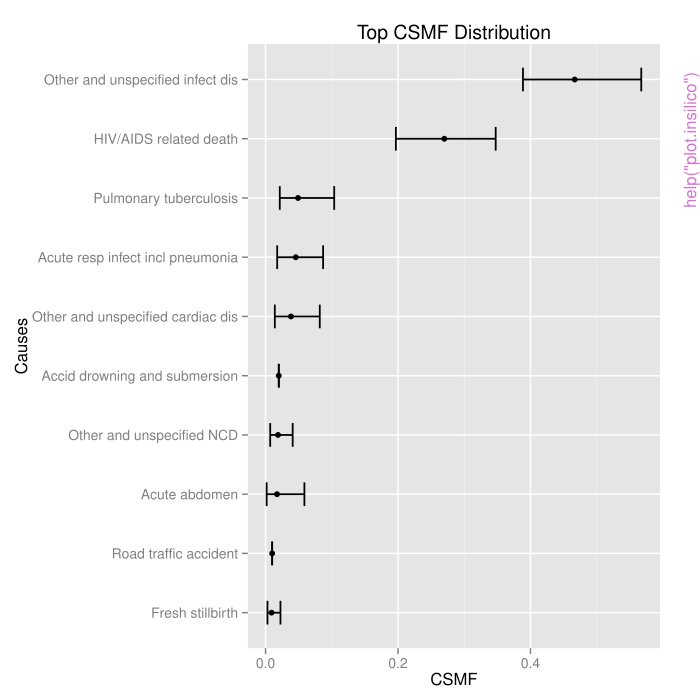

The R source for this figure:
pkgname <- "InSilicoVA"
source(file.path(R.home("share"), "R", "examples-header.R"))
options(warn = 1)
library('InSilicoVA')

base::assign(".oldSearch", base::search(), pos = 'CheckExEnv')
cleanEx()
nameEx("SampleInput_insilico")
### * SampleInput_insilico

flush(stderr()); flush(stdout())

### Name: SampleInput_insilico
### Title: 100 records of Sample Input
### Aliases: SampleInput_insilico
### Keywords: datasets

### ** Examples

data(SampleInput_insilico)



cleanEx()
nameEx("causetext")
### * causetext

flush(stderr()); flush(stdout())

### Name: causetext
### Title: Translation list of COD codes
### Aliases: causetext
### Keywords: datasets

### ** Examples

data(causetext)



cleanEx()
nameEx("condprob")
### * condprob

flush(stderr()); flush(stdout())

### Name: condprob
### Title: Conditional probability table used by InterVA-4
### Aliases: condprob
### Keywords: datasets

### ** Examples

data(condprob)



cleanEx()
nameEx("csmf.diag")
### * csmf.diag

flush(stderr()); flush(stdout())

### Name: csmf.diag
### Title: Convergence test for fitted InSilico model
### Aliases: csmf.diag
### Keywords: InSilicoVA

### ** Examples

# load sample data together with sub-population list
data(SampleInput_insilico)
## Not run: 
##D # extract INterVA style input data
##D data <- SampleInput_insilico$data
##D # extract sub-population information. 
##D # The groups are "HIV Positive", "HIV Negative" and "HIV status unknown".
##D subpop <- SampleInput_insilico$subpop
##D 
##D # run without sub-population
##D fit1a<- insilico( data, subpop = NULL, 
##D               length.sim = 400, burnin = 200, thin = 10 , seed = 1, 
##D               auto.length = FALSE)
##D fit1b<- insilico( data, subpop = NULL,  
##D               length.sim = 400, burnin = 200, thin = 10 , seed = 2, 
##D               auto.length = FALSE)
##D fit1c<- insilico( data, subpop = NULL,  
##D               length.sim = 400, burnin = 200, thin = 10 , seed = 3, 
##D               auto.length = FALSE)
##D # single chain check
##D csmf.diag(fit1a)
##D # equivalent way of check one chain
##D csmf.diag(fit1a$csmf)
##D 
##D # multiple chains check
##D csmf.diag(list(fit1a, fit1b, fit1c), test = "gelman")
##D # equivalent way of check one chain
##D csmf.diag(list(fit1a$csmf, fit1b$csmf, fit1c$csmf), test = "gelman")
##D 
##D 
##D # with sub-populations
##D fit2a<- insilico( data, subpop = subpop,  
##D               length.sim = 400, burnin = 200, thin = 10 , seed = 1, 
##D               auto.length = FALSE)
##D fit2b<- insilico( data, subpop = subpop,  
##D               length.sim = 400, burnin = 200, thin = 10 , seed = 2, 
##D               auto.length = FALSE)
##D fit2c<- insilico( data, subpop = subpop,   
##D               length.sim = 400, burnin = 200, thin = 10 , seed = 3, 
##D               auto.length = FALSE)
##D 
##D # single chain check
##D csmf.diag(fit2a)
##D # equivalent way of check one chain
##D csmf.diag(fit2a$csmf)
##D 
##D # multiple chains check
##D csmf.diag(list(fit2a, fit2b, fit2c), test = "gelman")
##D # equivalent way of check one chain
##D csmf.diag(list(fit2a$csmf, fit2b$csmf, fit2c$csmf), test = "gelman")
## End(Not run)




cleanEx()
nameEx("insilico")
### * insilico

flush(stderr()); flush(stdout())

### Name: insilico
### Title: Implement InSilicoVA methods
### Aliases: insilico print.insilico
### Keywords: InSilicoVA

### ** Examples

# load sample data together with sub-population list
data(SampleInput_insilico)
# extract InterVA style input data
data <- SampleInput_insilico$data
# extract sub-population information. 
# The groups are "HIV Positive", "HIV Negative" and "HIV status unknown".
subpop <- SampleInput_insilico$subpop

# run without subpopulation
fit1<- insilico( data, subpop = NULL,  
              length.sim = 400, burnin = 200, thin = 10 , seed = 1,
              external.sep = TRUE, keepProbbase.level = TRUE)

# re-run with subpopulation
fit2<- insilico( data, subpop = subpop, 
              length.sim = 400, burnin = 200, thin = 10 , seed = 1,
              external.sep = TRUE, keepProbbase.level = TRUE)

# run without re-sampling conditional probabilities
fit3<- insilico( data, subpop = subpop, 
              length.sim = 400, burnin = 200, thin = 10 , seed = 1,
              external.sep = TRUE, useProbbase = TRUE)




cleanEx()
nameEx("plot.insilico")
### * plot.insilico

flush(stderr()); flush(stdout())

### Name: plot.insilico
### Title: plot CSMF from a "insilico" object
### Aliases: plot.insilico
### Keywords: InSilicoVA

### ** Examples

# load sample data together with sub-population list
data(SampleInput_insilico)
# extract INterVA style input data
data <- SampleInput_insilico$data
# extract sub-population information. 
# The groups are "HIV Positive", "HIV Negative" and "HIV status unknown".
subpop <- SampleInput_insilico$subpop

# run without sub-population
fit1<- insilico( data, subpop = NULL, 
              length.sim = 400, burnin = 200, thin = 10 , seed = 1,
              external.sep = TRUE, keepProbbase.level = TRUE)
# default plot
plot(fit1)

# customized line plot
plot(fit1, top = 15, horiz = FALSE, fill = "gold", 
		   bw = TRUE, title = "Top 15 CSMFs", angle = 70, 
       err_width = .2, err_size = .6, point_size = 2)

# customized bar plot
plot(fit1, type = "bar", top = 15, horiz = TRUE, 
       bw = TRUE, title = "Top 15 CSMFs", angle = 70, 
       err_width = .5, err_size = .6)

# run with sub-populations
fit2<- insilico( data, subpop = subpop, 
              length.sim = 400, burnin = 200, thin = 10 , seed = 1,
              external.sep = TRUE, keepProbbase.level = TRUE)
# default plot
plot(fit2, type = "compare", top = 5, title = "Top 5 causes comparison")
# customized single sub-population plot
plot(fit2, which.sub = "Unknown", 
	 title = "Top 10 causes in HIV status unknown population")
# customized plot with specified causes, with abbreviation here.
some_causes <- c("HIV", "Pulmonary", 
				"Other and unspecified infect dis")
plot(fit2, type = "compare", horiz = FALSE,  causelist = some_causes,
		   title = "Infectious diseases in three sub-populations", 
		   angle = 20)




cleanEx()
nameEx("probbase")
### * probbase

flush(stderr()); flush(stdout())

### Name: probbase
### Title: Conditional probability of InterVA4
### Aliases: probbase
### Keywords: datasets

### ** Examples

data(probbase)



cleanEx()
nameEx("summary.insilico")
### * summary.insilico

flush(stderr()); flush(stdout())

### Name: summary.insilico
### Title: Summarizing InSilicoVA Model Fits
### Aliases: summary.insilico print.insilico_summary

### ** Examples

# load sample data together with sub-population list
data(SampleInput_insilico)
# extract INterVA style input data
data <- SampleInput_insilico$data
# extract sub-population information. 
# The groups are "HIV Positive", "HIV Negative" and "HIV status unknown".
subpop <- SampleInput_insilico$subpop

# run without subpopulation
fit1<- insilico( data, subpop = NULL, 
              length.sim = 400, burnin = 200, thin = 10 , seed = 1,
              external.sep = TRUE, keepProbbase.level = TRUE)
summary(fit1)
summary(fit1, top = 10)



### * <FOOTER>
###
options(digits = 7L)
base::cat("Time elapsed: ", proc.time() - base::get("ptime", pos = 'CheckExEnv'),"\n")
grDevices::dev.off()
###
### Local variables: ***
### mode: outline-minor ***
### outline-regexp: "\\(> \\)?### [*]+" ***
### End: ***
quit('no')
